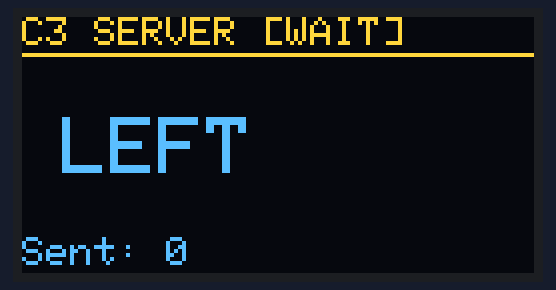
Recording of a program running on a simulated Arduino Nano 33 BLE. On the bench: 128×64 one-colour display. The OLED is the two-colour kind (top 16 rows yellow); random numbers use the default seed unless the program sets one; nothing arrives over Bluetooth unless stated; a phone connects over Bluetooth LE 3 s after start; what the program prints to the serial monitor is not drawn.

Above: at 2.1 s.
At 4.1 s:
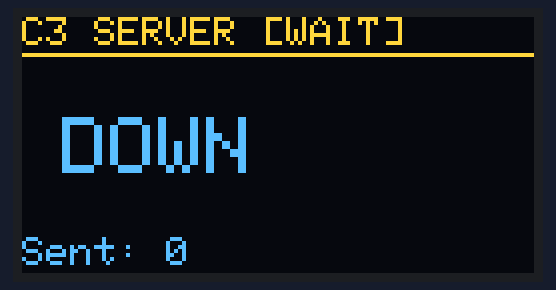
At 16.2 s:
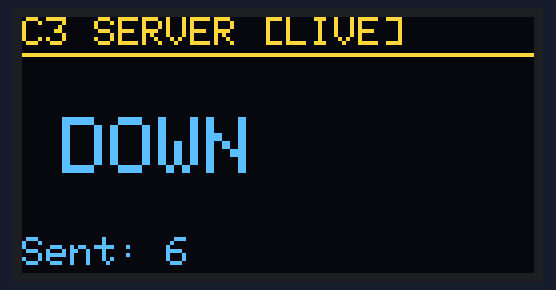
At 20.2 s:
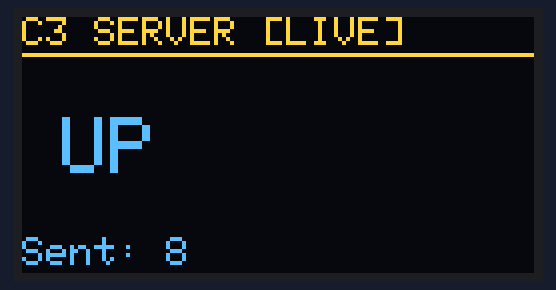
At 28.2 s:
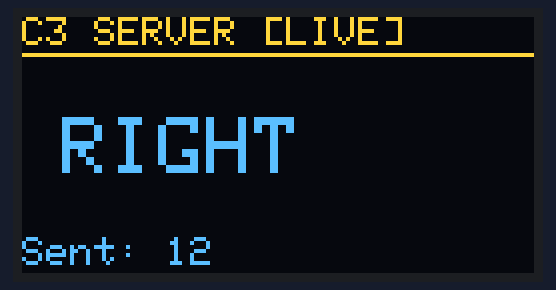
At 38.3 s:
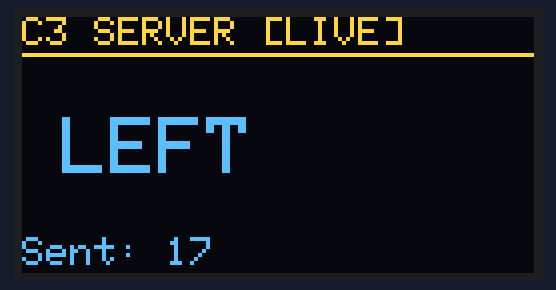

Measured:
- what the display in image 0 shows lasts 2.1 s, from 2.0 s to 4.1 s

The program:

main.cpp
```cpp
#include <Arduino.h>
#include <Wire.h>
#include <Adafruit_GFX.h>
#include <Adafruit_SSD1306.h>
#include <NimBLEDevice.h>

#define SCREEN_WIDTH 128
#define SCREEN_HEIGHT 64
#define I2C_SDA_PIN  8
#define I2C_SCL_PIN  9
#define BTN_PIN      9

#define SERVICE_UUID        "4fafc201-1fb5-459e-8fcc-c5c9c331914b"
#define CHARACTERISTIC_UUID "beb5483e-36e1-4688-b7f5-ea07361b26a8"

enum Direction { LEFT = 0, RIGHT = 1, UP = 2, DOWN = 3 };
const char* dirNames[] = {"LEFT", "RIGHT", "UP", "DOWN"};

Adafruit_SSD1306 display(SCREEN_WIDTH, SCREEN_HEIGHT, &Wire, -1);
NimBLEServer*         pServer         = nullptr;
NimBLECharacteristic* pCharacteristic = nullptr;

bool          deviceConnected    = false;
bool          oledOk             = false;
int           packetsSent        = 0;
unsigned long startMs            = 0;
unsigned long lastAutoSendMs     = 0;

Direction     currentDir     = LEFT;

void screenConnectedData() {
    if (!oledOk) return;
    display.clearDisplay();
    display.setTextColor(WHITE);
    display.setTextSize(1);
    display.setCursor(0, 0);
    display.printf("C3 SERVER [%s]", deviceConnected ? "LIVE" : "WAIT");
    display.drawFastHLine(0, 9, 128, WHITE);
    display.setTextSize(2);
    display.setCursor(10, 25);
    display.print(dirNames[currentDir]);
    display.setTextSize(1);
    display.setCursor(0, 55);
    display.printf("Sent: %d", packetsSent);
    display.display();
}

class ServerCallbacks : public NimBLEServerCallbacks {
    void onConnect(NimBLEServer* pServer) override {
        deviceConnected = true;
        Serial.println(">>> Client Connected");
    }
    void onDisconnect(NimBLEServer* pServer) override {
        deviceConnected = false;
        Serial.println(">>> Client Disconnected. Restarting Advertising...");
        NimBLEDevice::startAdvertising();
    }
};

void setup() {
    Serial.begin(115200);
    delay(1000);
    Serial.println("\n\n--- C3 SERVER STARTING ---");

    Wire.begin(I2C_SDA_PIN, I2C_SCL_PIN);
    oledOk = display.begin(SSD1306_SWITCHCAPVCC, 0x3C);

    randomSeed(analogRead(0));

    NimBLEDevice::init("C3_Sensor");
    pServer = NimBLEDevice::createServer();
    pServer->setCallbacks(new ServerCallbacks());

    NimBLEService* pService = pServer->createService(SERVICE_UUID);
    pCharacteristic = pService->createCharacteristic(CHARACTERISTIC_UUID, NIMBLE_PROPERTY::NOTIFY);
    pService->start();

    NimBLEAdvertising* pAdvertising = NimBLEDevice::getAdvertising();
    pAdvertising->addServiceUUID(SERVICE_UUID);
    pAdvertising->setScanResponse(true);
    pAdvertising->start();

    Serial.println("Advertising active: 'C3_Sensor'");
    startMs = millis();
}

void loop() {
    unsigned long now = millis();

    // Randomize and Send every 2 seconds
    if (now - lastAutoSendMs >= 2000) {
        lastAutoSendMs = now;
        currentDir = (Direction)random(0, 4);

        if (deviceConnected) {
            uint8_t val = (uint8_t)currentDir;
            pCharacteristic->setValue(&val, 1);
            pCharacteristic->notify();
            packetsSent++;
            Serial.printf("[TX] Sent: %s\n", dirNames[currentDir]);
        } else {
            Serial.printf("[IDLE] Generated: %s (No Client)\n", dirNames[currentDir]);
        }
        screenConnectedData();
    }

    // Manual Reset Advertising if stuck
    static unsigned long lastAdvCheck = 0;
    if (!deviceConnected && (now - lastAdvCheck > 5000)) {
        lastAdvCheck = now;
        if (!NimBLEDevice::getAdvertising()->isAdvertising()) {
            NimBLEDevice::startAdvertising();
        }
    }

    delay(20);
}
```
